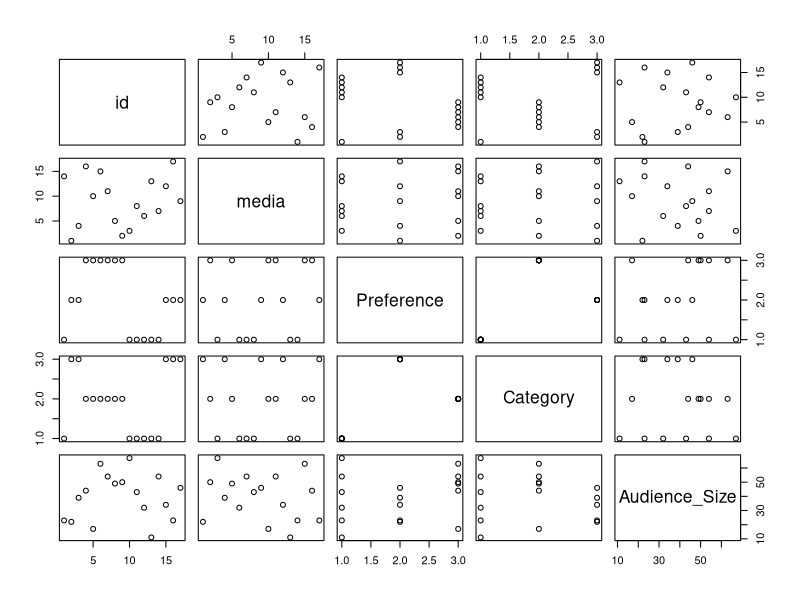
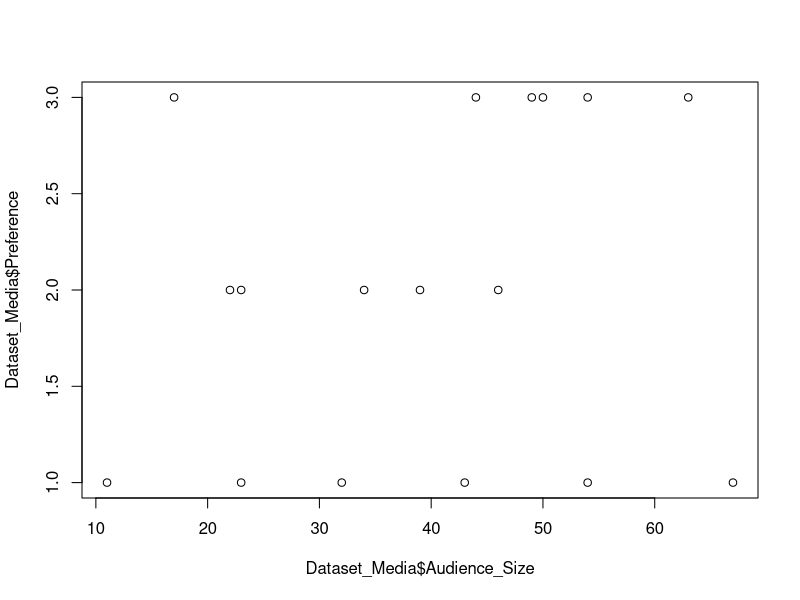
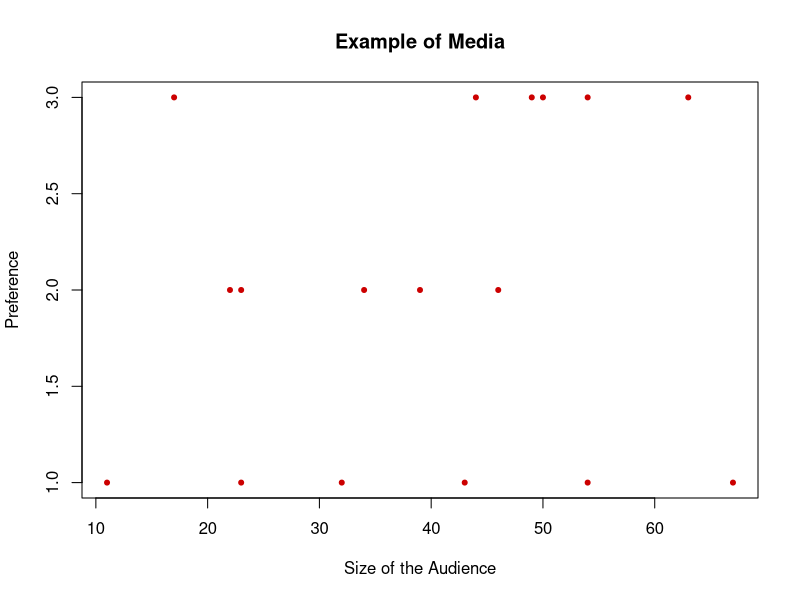
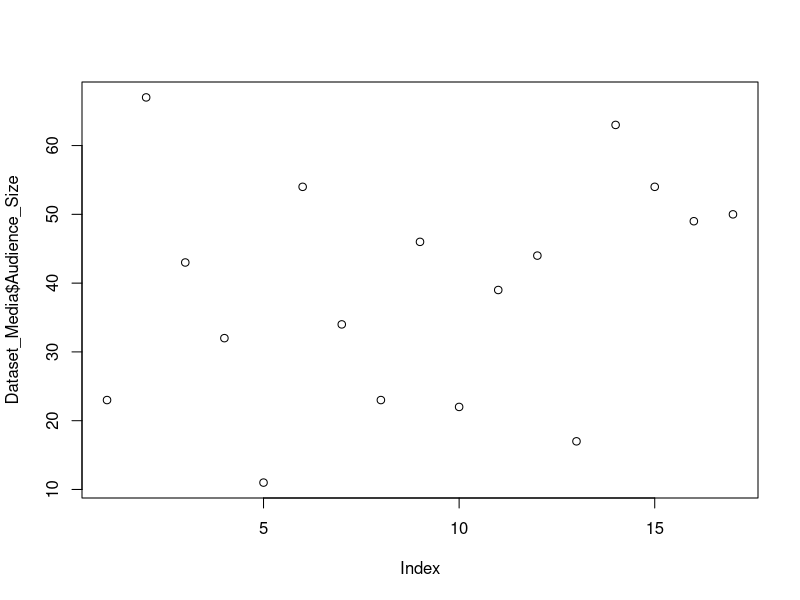
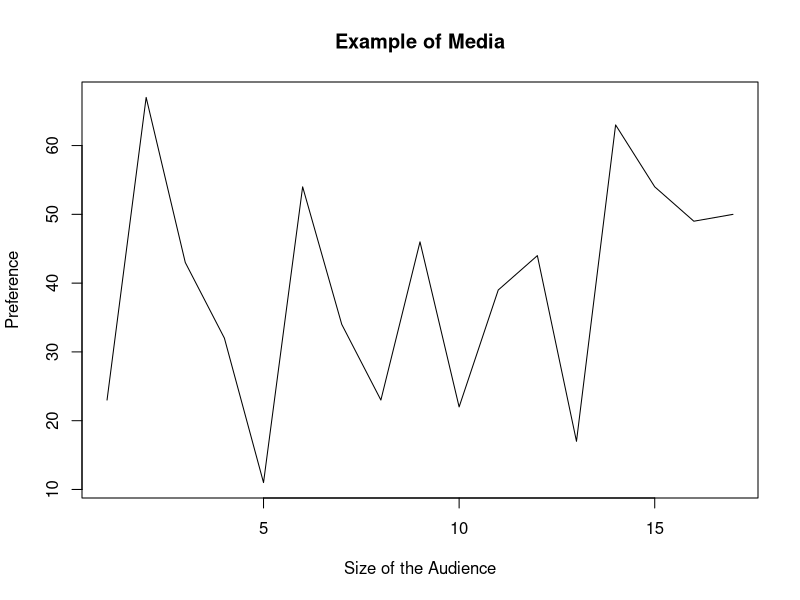
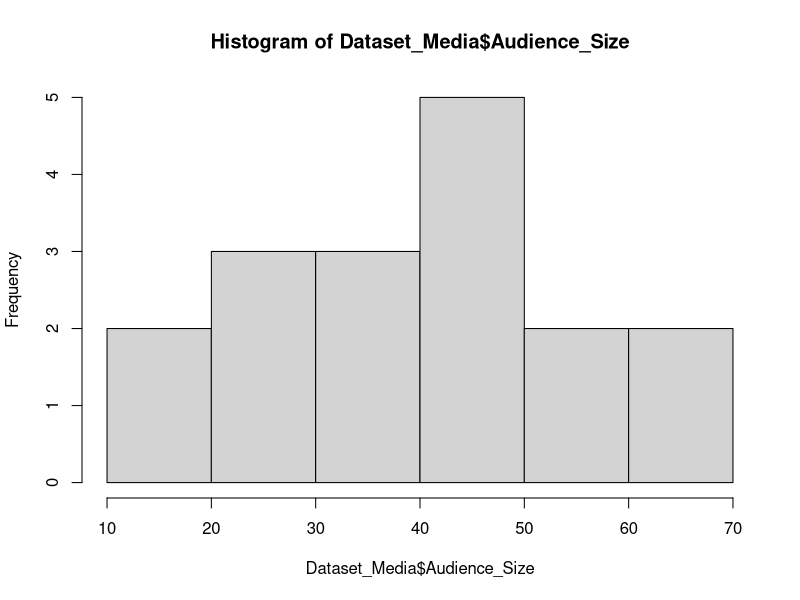
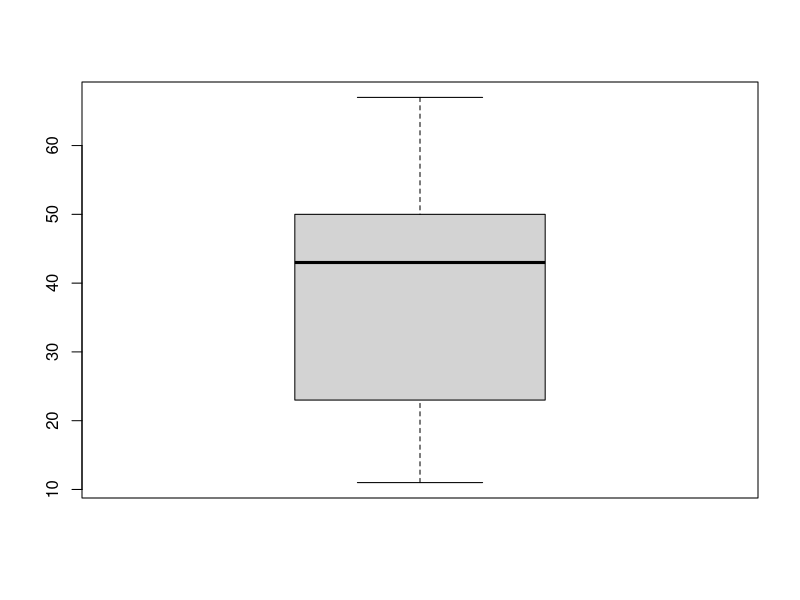

Write the R code that produced these figures, in order.
## ---- chunk 1
setwd( "~/Desktop/Fall 2021/QMM/Assignment 1")
## ---- chunk 2
Dataset_Media <- read.csv("Dataset_Media.csv")
## ---- chunk 3
head(Dataset_Media)
## ---- chunk 4
tail(Dataset_Media)
## ---- chunk 5
str(Dataset_Media)
## ---- chunk 6
summary(Dataset_Media)
## ---- chunk 7
plot(Dataset_Media)
## ---- chunk 8
plot(Dataset_Media$Audience_Size,Dataset_Media$Preference)
## ---- chunk 9
plot(Dataset_Media$Audience_Size,Dataset_Media$Preference,pch=20,col="#cc0000",main="Example of Media",xlab="Size of the Audience",ylab="Preference")
## ---- chunk 10
plot(Dataset_Media$Audience_Size)
## ---- chunk 11
plot(Dataset_Media$Audience_Size,type="l",main="Example of Media",xlab="Size of the Audience",ylab="Preference")
hist(Dataset_Media$Audience_Size)
boxplot(Dataset_Media$Audience_Size)
## ---- chunk 12
min(Dataset_Media$Audience_Size)
max(Dataset_Media$Audience_Size)
range(Dataset_Media$Audience_Size)
mean(Dataset_Media$Audience_Size)
median(Dataset_Media$Audience_Size)
